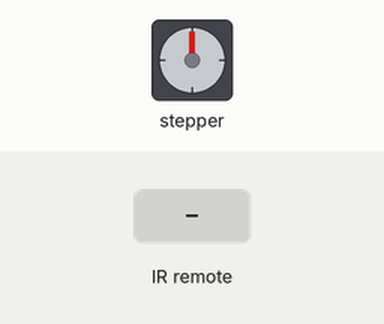
This sketch was run on a simulated Arduino Uno, built with avr-gcc and run on an emulated ATmega328P. Parts: stepper motor. Wiring (inferred from the names in the program): stepper motor driver (200 steps per turn assumed): step pin 4; direction pin 3; enable pin 10. The test bench sets the inputs (shaded band).

Above: at 1.2 s.
1.3 s: infrared code 0x10EFE01F received
At 2.1 s:
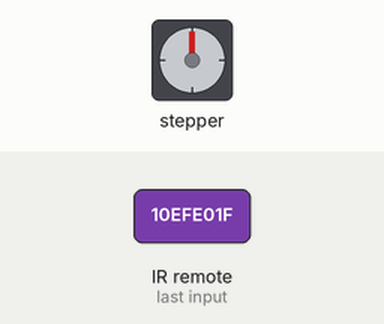
13.3 s: infrared code 0x10EF609F received
At 15.6 s:
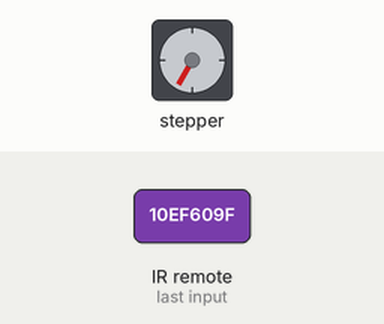
Timing chart, 0 to 30.4 s (numbered marks = the images above; inputs shaded):
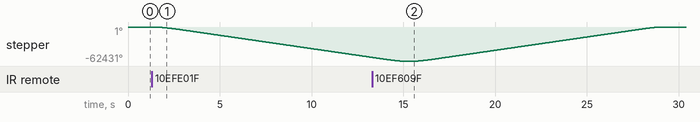

Measured:
- after the input at 1.3 s, stepper: keeps turning counter-clockwise at about 4656°/s, starting at once

The sketch:

Stepper_motor_with_angular_acceleration_IR_remote.ino
```cpp
/*
 Name:    motorized roller blind
 Author:  Stefan
*/


#include <IRremote.h>
#include <IRremoteInt.h>


#define EN_PIN 10
#define SLEEP 5
const int stepPin = 4;
const int dirPin = 3;
const int ms1Pin = 11;
const int ms2Pin = 8;
const int ms3Pin = 7;

float waitTime = 0.003;
int accelerationTerm = 3000;
int roundedWaitTime;
unsigned long timer1;
unsigned long timer2;
unsigned long difference;


int RECV_PIN = 2;          //  The digital pin that the signal pin of the sensor is connected to
IRrecv receiver(RECV_PIN);  //  Create a new receiver object that would decode signals to key codes
decode_results results;
int motorFlag = 1;

float positiveAcceleration(float waitTime);
float negativeAcceleration(float waitTime);

void setup() {
  Serial.begin(9600);       //  Setup serial port to send key codes to computer
  pinMode(SLEEP,OUTPUT);
  pinMode(EN_PIN,OUTPUT);
  pinMode(stepPin,OUTPUT);
  pinMode(dirPin,OUTPUT);
  pinMode(ms1Pin,OUTPUT);
  pinMode(ms2Pin,OUTPUT);
  pinMode(ms3Pin,OUTPUT);

  digitalWrite(ms1Pin,LOW);
  digitalWrite(ms2Pin,HIGH);
  digitalWrite(ms3Pin,LOW);
   digitalWrite(EN_PIN,LOW);
  receiver.enableIRIn();    //  Enable receiver so that it would start processing infrared signals

}

void loop() {

  if (receiver.decode(&results)) {            //  Decode the button code and put it in "results" variable
    if (results.value == 0x10EF609F && motorFlag == 0 ){          //  Key '1' is pressed which belongs to the blue LED
      motorFlag = 1;
      digitalWrite(SLEEP,HIGH);
      digitalWrite(dirPin,HIGH);
      for(int y = 0; y < 32700; y++) {                //accelerate for 3000 steps
        waitTime = positiveAcceleration(waitTime);
        roundedWaitTime = round(waitTime*1000000);
        digitalWrite(stepPin,HIGH);
        delayMicroseconds(roundedWaitTime);
        digitalWrite(stepPin, LOW);
      }
      for(int x = 0; x < 1984; x++) {                //deccelerate for 1984 steps
        waitTime = negativeAcceleration(waitTime);
        roundedWaitTime = round(waitTime*1000000);
        digitalWrite(stepPin,HIGH);
        delayMicroseconds(roundedWaitTime);
        digitalWrite(stepPin, LOW);
        if(x==1983){
          digitalWrite(SLEEP,LOW);
        }
      }
    }
    if (results.value == 0x10EFE01F  && motorFlag == 1 ) {          //  Key '1' is pressed which belongs to the blue LED
      motorFlag = 0;
      digitalWrite(SLEEP,HIGH);
      digitalWrite(dirPin,LOW);
      for(int z = 0; z < 32700; z++) {                //accelerate for 3000 steps
        waitTime = positiveAcceleration(waitTime);
        roundedWaitTime = round(waitTime*1000000);
        digitalWrite(stepPin,HIGH);
        delayMicroseconds(roundedWaitTime);
        digitalWrite(stepPin, LOW);
      }
      for(int w = 0; w < 1984; w++) {                //deccelerate for 1984 steps
        waitTime = negativeAcceleration(waitTime);
        roundedWaitTime = round(waitTime*1000000);
        digitalWrite(stepPin,HIGH);
        delayMicroseconds(roundedWaitTime);
        digitalWrite(stepPin, LOW);
        if(w==1983){
          digitalWrite(SLEEP,LOW);
        }
      }
    }                              //  Blue LED is off, turn it on and set update corresponding state variable
    receiver.resume();                        //  Continue listening for new signals
    delay(1000);
  }
}


//function to return the next delay value for positive acceleration
float positiveAcceleration(float waitTime) {
    float dVelocity = waitTime * accelerationTerm;
    waitTime = 1/(dVelocity+1/waitTime);
    if (waitTime < 0.00025){
      waitTime = 0.00025;
    }
    return waitTime;
}

//function to return the next delay value for negative acceleration
float negativeAcceleration(float waitTime) {
    float dVelocity = waitTime * -1 * accelerationTerm;
    waitTime = 1/(dVelocity+1/waitTime);
    if (waitTime > 0.003){
      waitTime = 0.003;
    }
    return waitTime;
}
```
